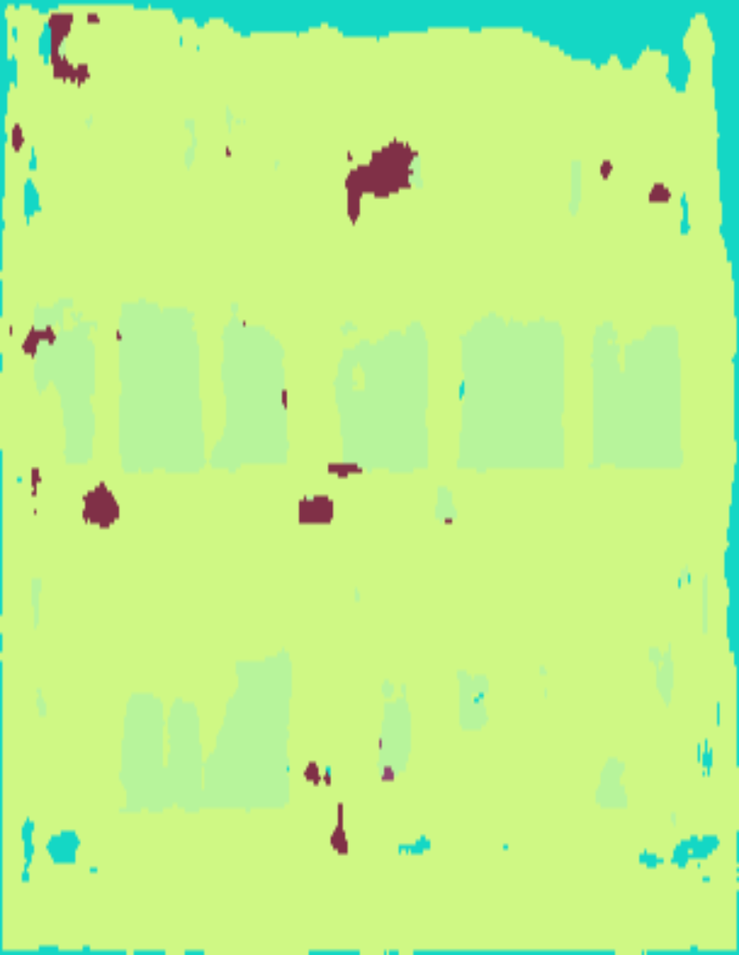
#> input picture 04_Code/tmp/tmp_T001_2.png, 739 x 955 px, shrunk from 1030 x 1331 before the run; its folder holds only this picture in this run
$ python seg2graph.py
#> lines starting #> are read from the running program, lines starting #| are printed output that depends on the picture; long printed decimals are rounded
import json
import pdb
import os
from PIL import Image
import shutil
import numpy as np
import cv2 as cv
from tqdm import tqdm
from collections import Counter

def check_border(grid, x, y):
    if x < 0 or y < 0 or x >= len(grid) or y >= len(grid[0]) or grid[x][y] == 1:
        return False
    return True

def dfs(grid, x, y):
    pass

def gray_area_clean(img, thres=0.05):
    print(img.shape)
    height = img.shape[0]
    width = img.shape[1]
    # channels = img.shape[2]
    print('height:{}, width:{}'.format(height, width))
    print(img.size)
    lst = []
    for row in tqdm(range(height)):
        for col in range(width):
            lst.append(img[row][col])
    # counter = sorted(dict(Counter(lst)).items(), key = lambda kv:(kv[1], kv[0]))
    counter = Counter(lst)
    dic = {x: y / img.size for x, y in counter.items()}
    cc=sorted(dic.items(),key=lambda x:x[1],reverse=True)
    print(cc[0])
    new_lst = []
    for element in cc:
        if element[1] > thres:
            new_lst.append(element[0])
    cc = new_lst

    new_img = np.ones((height, width))
    for row in tqdm(range(height)):
        for col in range(width):
            curr_tuple = img[row][col]
            if curr_tuple in cc:
                new_img[row][col] = img[row][col]
            else:
                new_img[row][col] = 255
    return np.array(new_img).astype(np.uint8)
  # cv2_imshow(img)

def img2graph(file_path):
#> called with file_path = '04_Code/tmp/tmp_T001_2.png'
    im_frame = Image.open(file_path).convert("L")
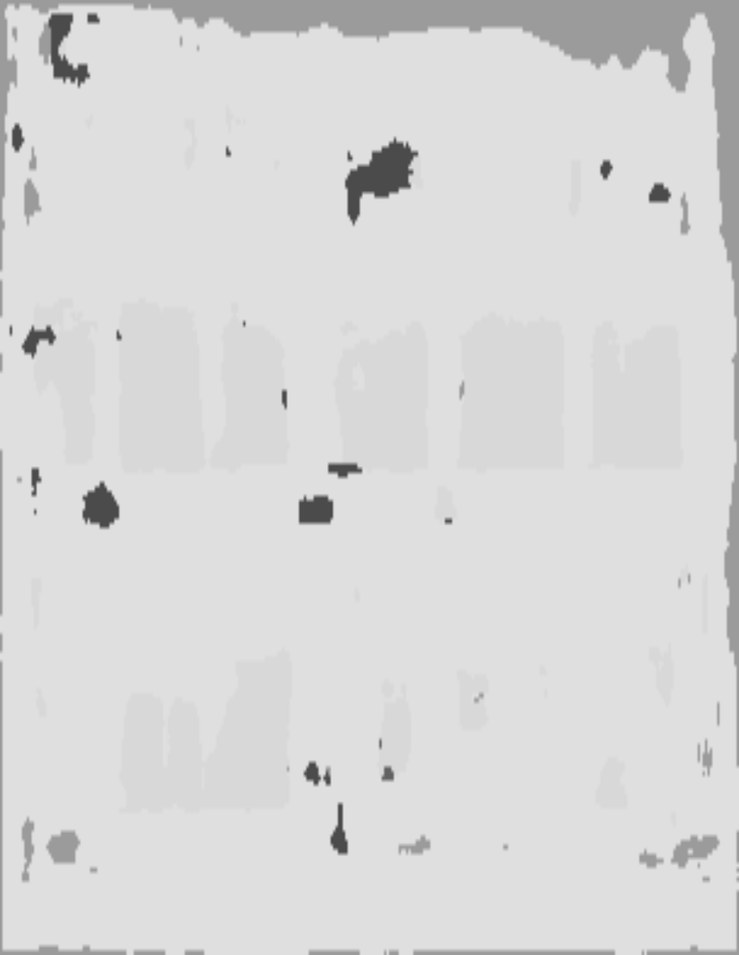
#> im_frame: PIL image 739x955 L; min 71, max 226, mean 216.2
    im_array = np.array(im_frame)
    clean_array = gray_area_clean(im_array)
#| (955, 739)
#| height:955, width:739
#| 705745
#> after the loop in gray_area_clean, `for row in tqdm(range(height)):`: lst = 705745 items
#> in gray_area_clean, `counter = Counter(lst)`: counter = 156 items
#> in gray_area_clean, `cc=sorted(dic.items(),key=lambda x:x[1],reverse=True)`: cc = 156 pairs, first value 71 to 226, second value 2.13e-05 to 0.757
#| (223, 0.7574)
#> the loop in gray_area_clean, `for element in cc:` made 156 passes
#> element on passes 1 to 3: (223, 0.757), (216, 0.123), (155, 0.0411)
#> after the loop in gray_area_clean, `for element in cc:`: new_lst = [223, 216]
#> after the loop in gray_area_clean, `for row in tqdm(range(height)):`:
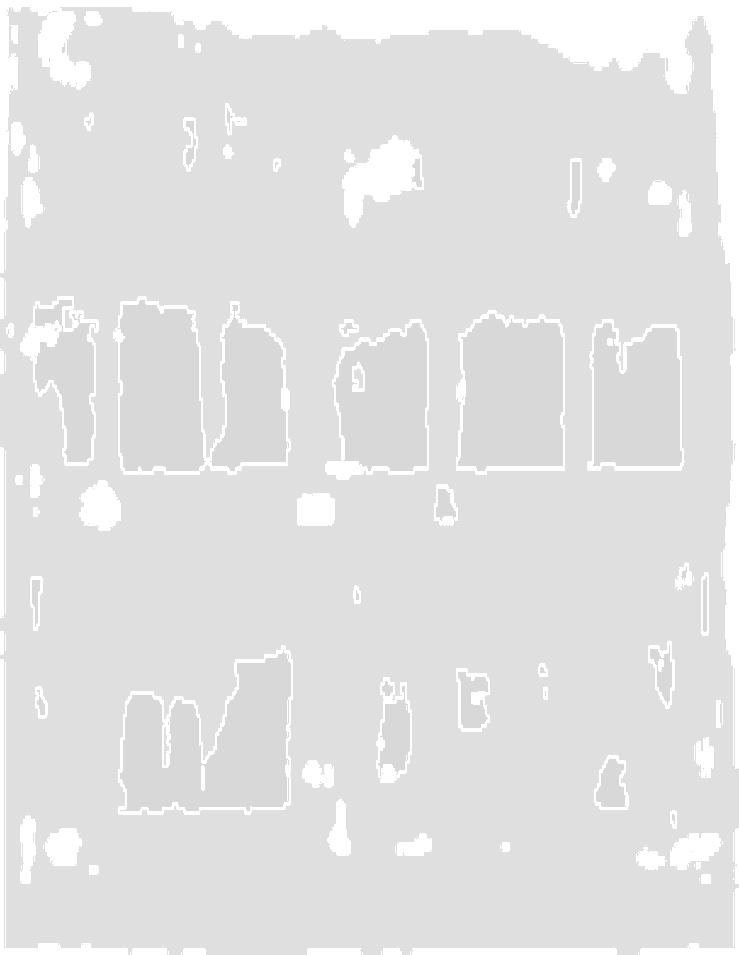
#> new_img: shape (955, 739) float64; min 216, max 255, mean 226
    cv.imshow('img', clean_array)
    cv.waitKey()
    pdb.set_trace()


if __name__ == '__main__':
    file_dir = 'D:\Code\\facade_seg-main\\04_Code\\tmp'
    new_path = 'D:\Code\\facade_seg-main\\04_Code\\tmp_json'
    g = os.walk(file_dir)
    for path, dir_list, file_list in g:
        for file_name in tqdm(file_list):
            if 'png' not in file_name:
                continue
            file_path = os.path.join(path,file_name)
            graph_tuple = img2graph(file_path)
            with open(os.path.join(new_path, file_name[:-4] + '.json'), 'w') as f:
                json.dump(graph_tuple, f)

$ run again, on 04_Code/tmp/tmp_T004_2.png
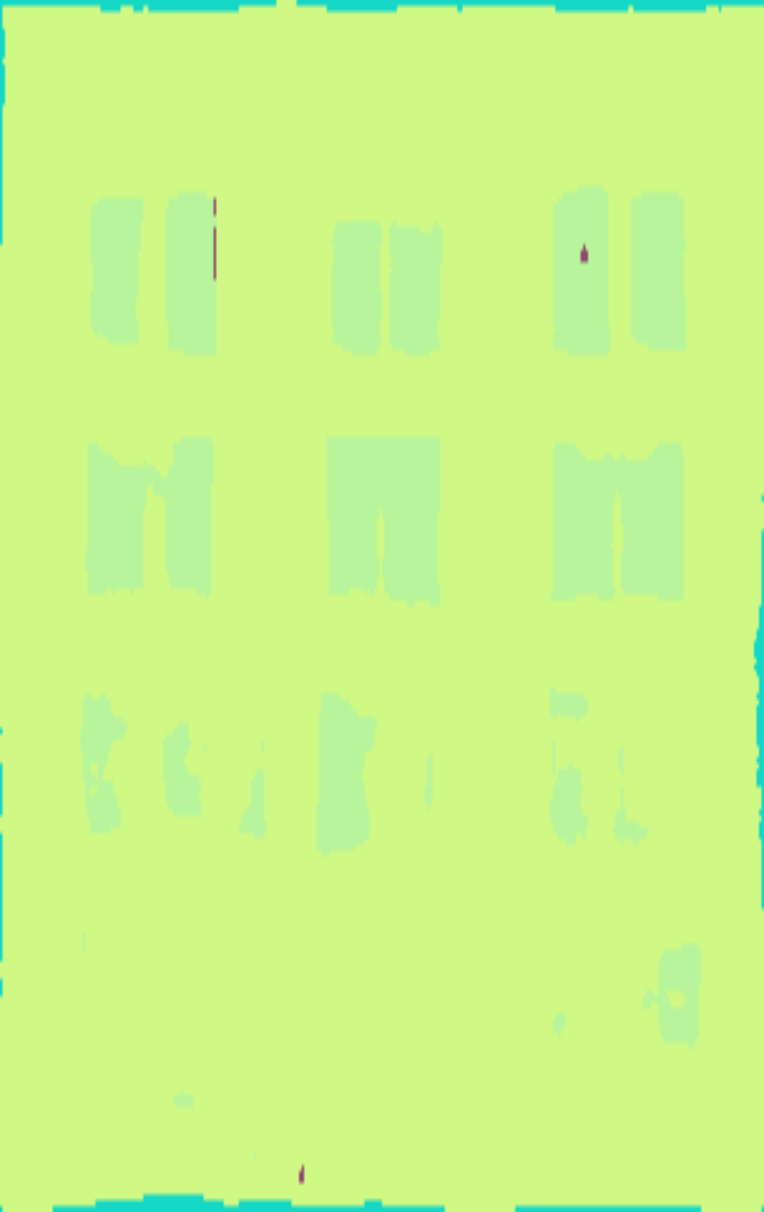
#> input picture 04_Code/tmp/tmp_T004_2.png, 764 x 1212 px
#> in img2graph, `im_frame = Image.open(file_path).convert("L")`:
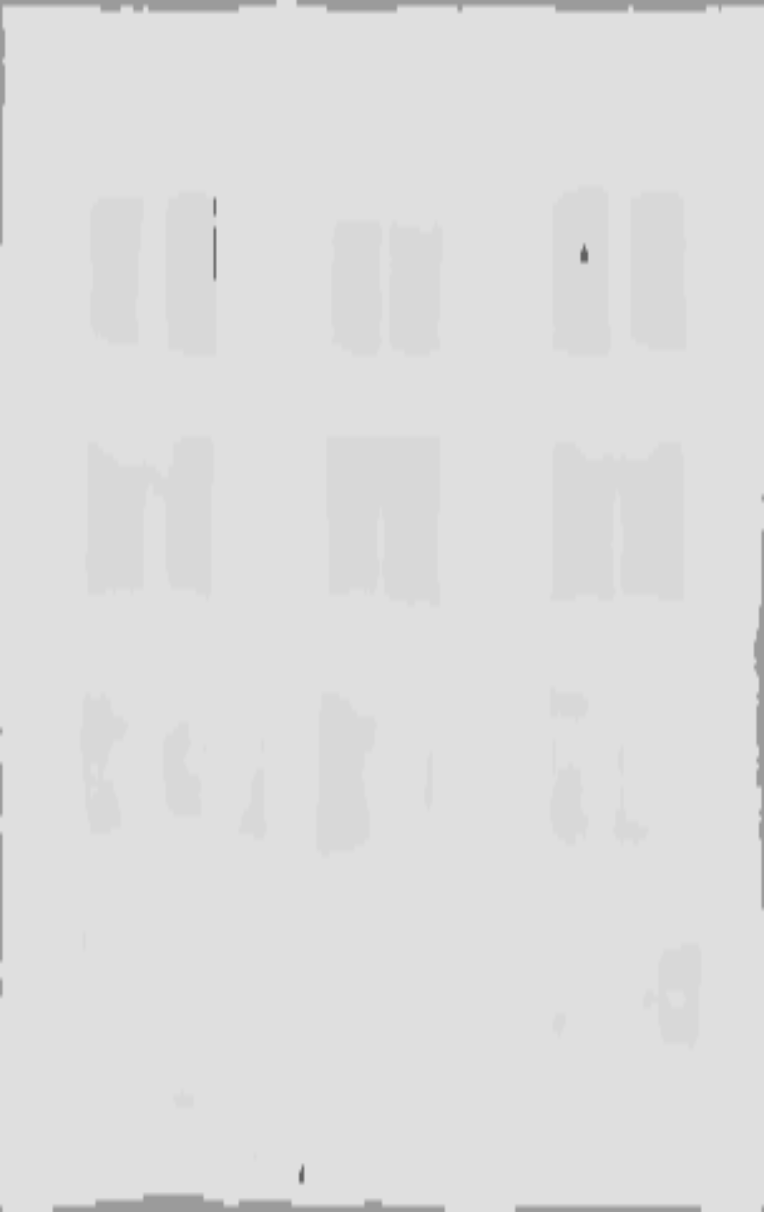
#> im_frame: PIL image 764x1212 L; min 97, max 223, mean 221
#| (1212, 764)
#| height:1212, width:764
#| 925968
#> after the loop in gray_area_clean, `for row in tqdm(range(height)):`: lst = 925968 items
#> counter = 112 items
#> in gray_area_clean, `cc=sorted(dic.items(),key=lambda x:x[1],reverse=True)`: cc = 112 pairs, first value 97 to 223, second value 1.08e-06 to 0.836
#| (223, 0.8365)
#> the loop in gray_area_clean, `for element in cc:` made 112 passes
#> element on passes 1 to 8: (223, 0.836), (216, 0.116), (155, 0.00989), (217, 0.00564), (219, 0.00549), (221, 0.00509), (220, 0.00405), (222, 0.00399)
#> after the loop in gray_area_clean, `for element in cc:`: new_lst = [223, 216]
#> after the loop in gray_area_clean, `for row in tqdm(range(height)):`:
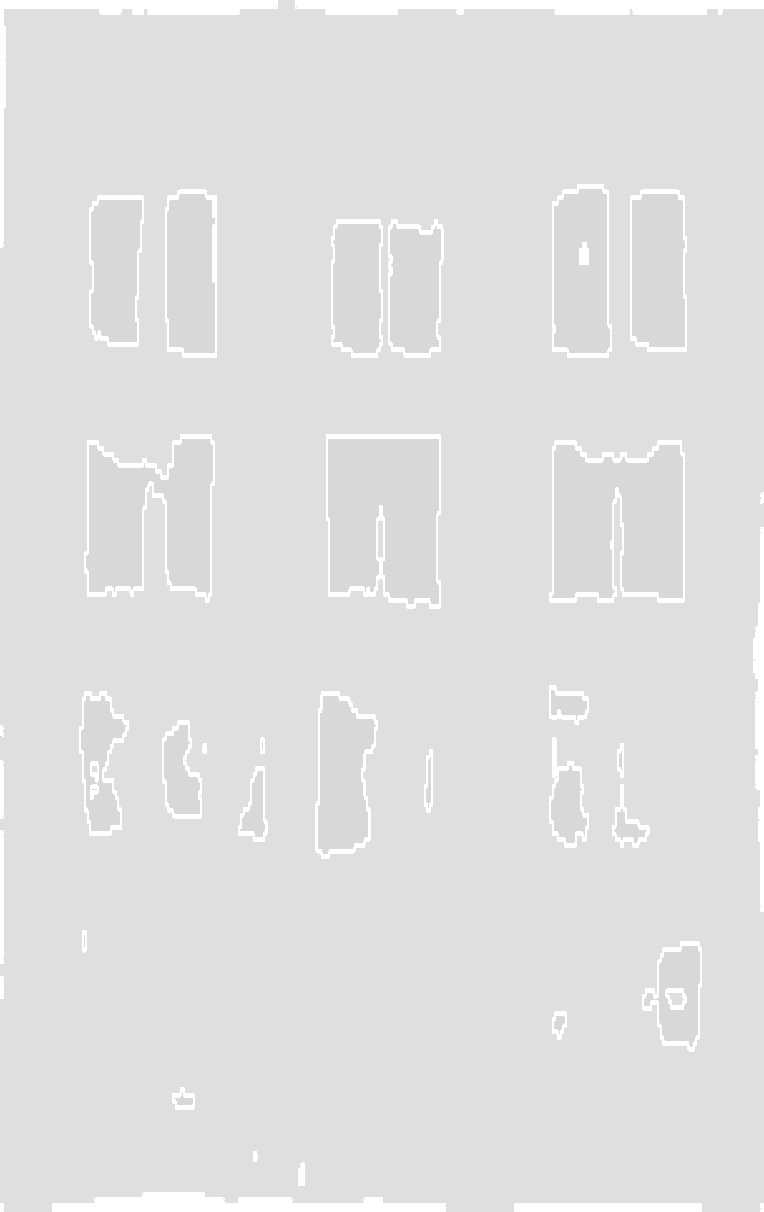
#> new_img: shape (1212, 764) float64; min 216, max 255, mean 223.7

$ run again, on 04_Code/tmp/tmp_T002_2.png
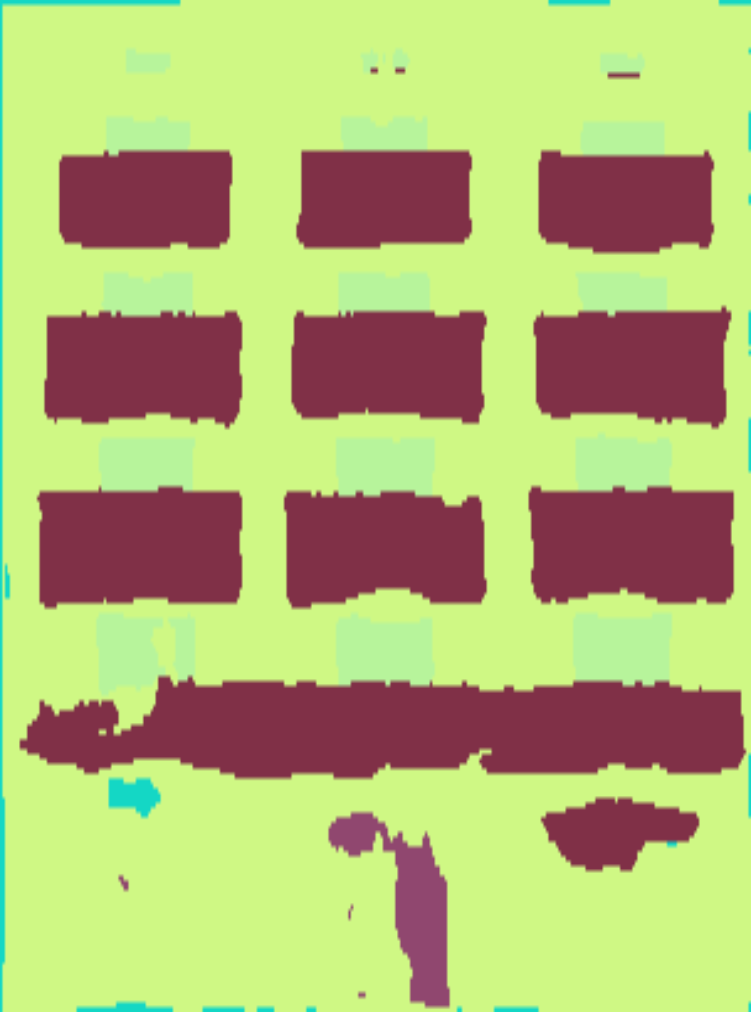
#> input picture 04_Code/tmp/tmp_T002_2.png, 751 x 1012 px
#> in img2graph, `im_frame = Image.open(file_path).convert("L")`:
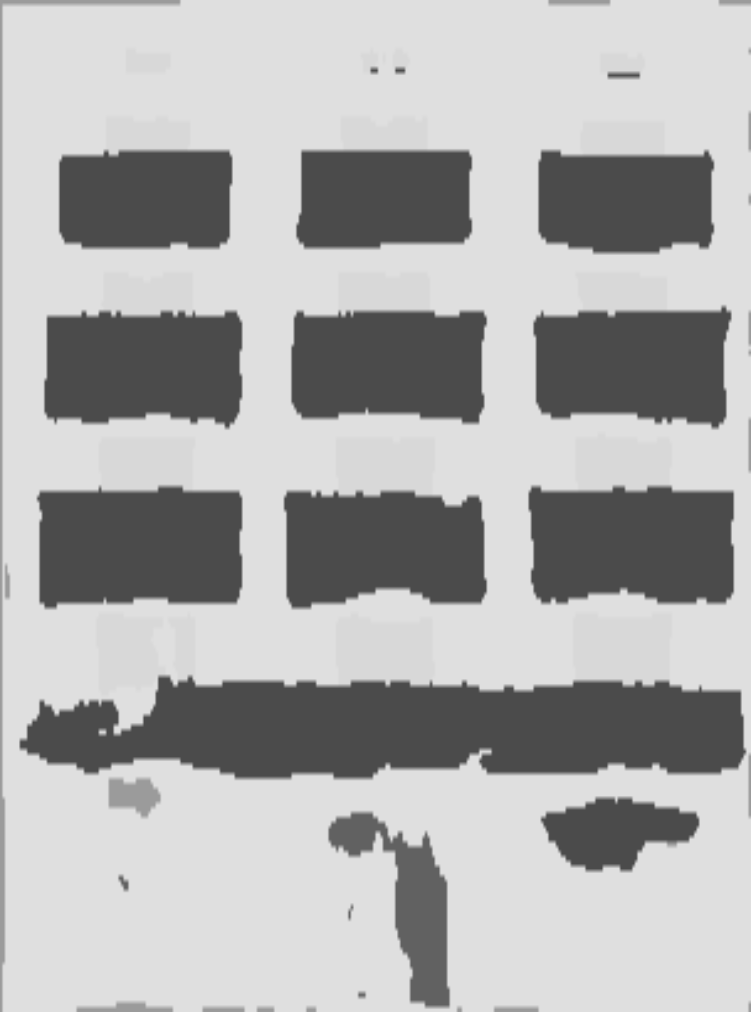
#> im_frame: PIL image 751x1012 L; min 75, max 223, mean 173.9
#| (1012, 751)
#| height:1012, width:751
#| 760012
#> after the loop in gray_area_clean, `for row in tqdm(range(height)):`: lst = 760012 items
#> counter = 149 items
#> in gray_area_clean, `cc=sorted(dic.items(),key=lambda x:x[1],reverse=True)`: cc = 149 pairs, first value 75 to 223, second value 5.53e-05 to 0.56
#| (223, 0.5604)
#> the loop in gray_area_clean, `for element in cc:` made 149 passes
#> element on passes 1 to 8: (223, 0.56), (75, 0.291), (216, 0.0627), (97, 0.0111), (155, 0.00671), (217, 0.00435), (221, 0.00324), (219, 0.00321)
#> after the loop in gray_area_clean, `for element in cc:`: new_lst = [223, 75, 216]
#> after the loop in gray_area_clean, `for row in tqdm(range(height)):`:
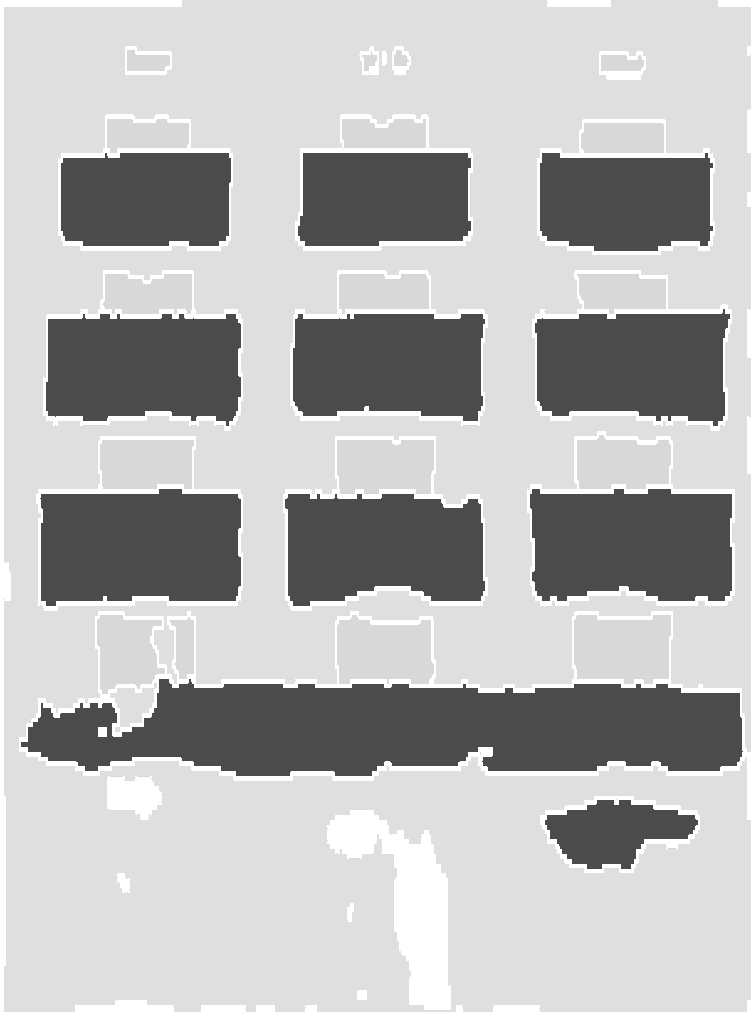
#> new_img: shape (1012, 751) float64; min 75, max 255, mean 182.2

$ run again, on 04_Code/tmp/tmp_T003.png
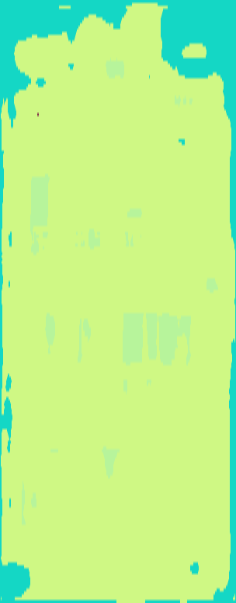
#> input picture 04_Code/tmp/tmp_T003.png, 236 x 603 px
#> in img2graph, `im_frame = Image.open(file_path).convert("L")`:
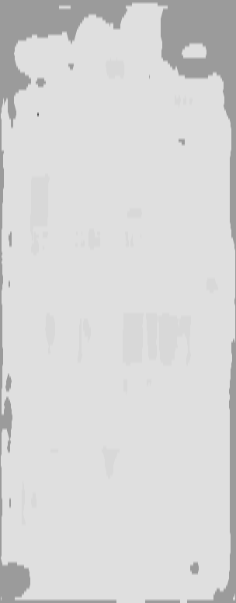
#> im_frame: PIL image 236x603 L; min 89, max 223, mean 214.7
#| (603, 236)
#| height:603, width:236
#| 142308
#> after the loop in gray_area_clean, `for row in tqdm(range(height)):`: lst = 142308 items
#> counter = 75 items
#> in gray_area_clean, `cc=sorted(dic.items(),key=lambda x:x[1],reverse=True)`: cc = 75 pairs, first value 89 to 223, second value 7.03e-06 to 0.822
#| (223, 0.8223)
#> the loop in gray_area_clean, `for element in cc:` made 75 passes
#> element on passes 1 to 8: (223, 0.822), (155, 0.104), (216, 0.0329), (219, 0.00373), (221, 0.00359), (222, 0.00349), (217, 0.00332), (156, 0.00178)
#> after the loop in gray_area_clean, `for element in cc:`: new_lst = [223, 155]
#> after the loop in gray_area_clean, `for row in tqdm(range(height)):`:
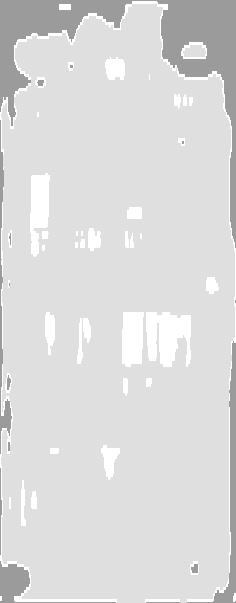
#> new_img: shape (603, 236) float64; min 155, max 255, mean 218.2
